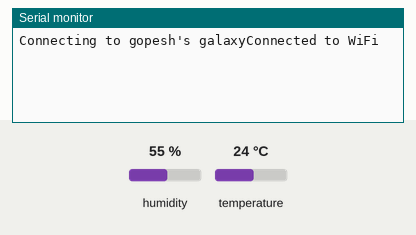
A sketch run on a simulated Arduino MKR. Shown: the last lines printed to the serial monitor. The inputs (shaded band) are chosen by the test bench; at power-on: humidity 55 %, temperature 24 °C. WiFi joins after 1.5 s; servers stay silent unless stated.

Above: at 2.7 s.
2.8 s: humidity set to 22 %
At 4.6 s:
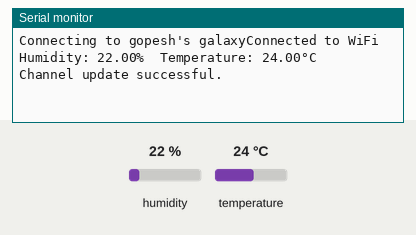
6.2 s: temperature set to 12 °C
At 8.38 s:
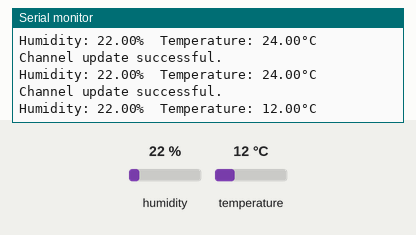
9.6 s: humidity set to 40 %
At 11.2 s:
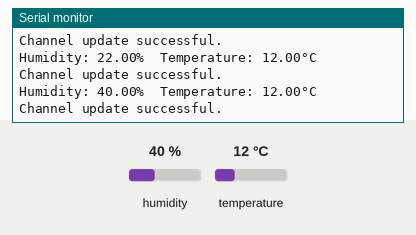

The sketch:

IOT.ino
```cpp
#include <WiFiNINA.h>      // For handling the WiFi connection
#include <ThingSpeak.h>    // To communicate with the ThingSpeak platform
#include <DHT.h>           // Required for interfacing with the DHT sensor

// Define the pin where the DHT sensor is connected
#define DHTPIN 7
// Specify the model of the DHT sensor used (DHT11)
#define DHTTYPE DHT11

// Create a DHT object with the defined pin and sensor type
DHT dht(DHTPIN, DHTTYPE);

// WiFi network credentials
#define SECRET_SSID "gopesh's galaxy"
#define SECRET_PASS "gopesh00"

// ThingSpeak channel ID and API key for authentication
#define SECRET_CH_ID 2635438
#define SECRET_WRITE_APIKEY "6039ZG9YHG0SIAGW"

// Store network name (SSID) and password in character arrays
char ssid[] = SECRET_SSID;
char pass[] = SECRET_PASS;

// Create a WiFi client instance
WiFiClient client;

// ThingSpeak channel details
unsigned long channelID = SECRET_CH_ID;
const char* apiKey = SECRET_WRITE_APIKEY;

// The setup function runs once at the start
void setup() {
  // Initialize serial communication at a baud rate of 9600
  Serial.begin(9600);
  // Wait for the serial port to connect
  while (!Serial) {
    ; // Hold until the serial port is ready
  }

  // Start the DHT sensor
  dht.begin();

  // Begin WiFi connection
  Serial.print("Connecting to ");
  Serial.print(ssid);
  WiFi.begin(ssid, pass);

  // Wait until the board connects to WiFi
  while (WiFi.status() != WL_CONNECTED) {
    delay(500);
    Serial.print(".");
  }
  Serial.println("Connected to WiFi");

  // Initialize communication with ThingSpeak
  ThingSpeak.begin(client);
}

// The loop function runs repeatedly after setup
void loop() {
  // Pause execution for 2 seconds
  delay(2000);

  // Get humidity and temperature readings from the DHT sensor
  float humidity = dht.readHumidity();
  float temperature = dht.readTemperature();

  // Validate the sensor readings
  if (isnan(humidity) || isnan(temperature)) {
    Serial.println("Failed to read from DHT sensor!");
    return;
  }

  // Display the readings in the serial monitor
  Serial.print("Humidity: ");
  Serial.print(humidity);
  Serial.print("%  Temperature: ");
  Serial.print(temperature);
  Serial.println("°C");

  // Set the fields in ThingSpeak for humidity and temperature
  ThingSpeak.setField(1, humidity);
  ThingSpeak.setField(2, temperature);

  // Send the data to ThingSpeak and check if it was successful
  int responseCode = ThingSpeak.writeFields(channelID, apiKey);
  if (responseCode == 200) {
    Serial.println("Channel update successful.");
  } else {
    Serial.print("Problem updating channel. HTTP error code ");
    Serial.println(responseCode);
  }
}
```

Measured:
- after the input at 2.8 s, the serial monitor: prints a new line after 0.73 s (image 1)
- after the input at 6.2 s, the serial monitor: prints a new line after 2.0 s (image 2)
- after the input at 9.6 s, the serial monitor: prints a new line after 0.90 s (image 3)
